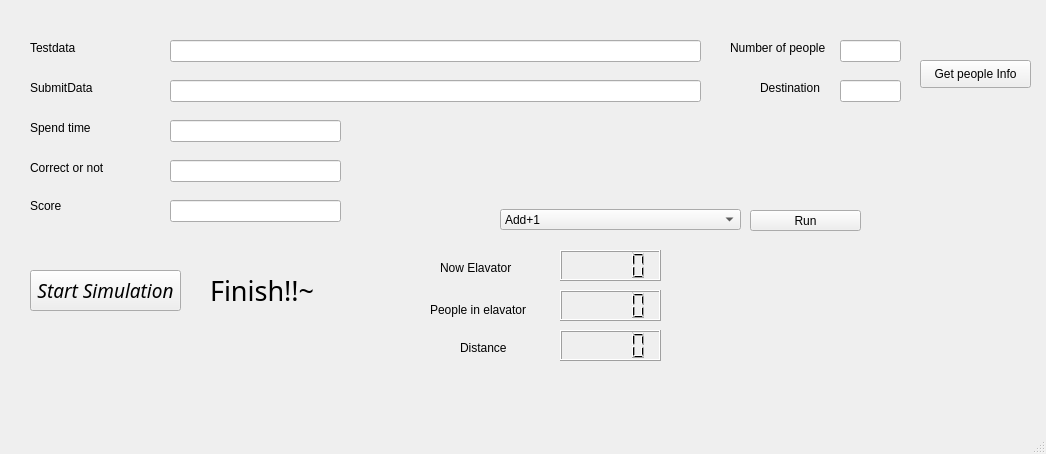
<?xml version="1.0" encoding="UTF-8"?>
<ui version="4.0">
 <class>MainWindow</class>
 <widget class="QMainWindow" name="MainWindow">
  <property name="geometry">
   <rect>
    <x>0</x>
    <y>0</y>
    <width>1046</width>
    <height>454</height>
   </rect>
  </property>
  <property name="windowTitle">
   <string>MainWindow</string>
  </property>
  <widget class="QWidget" name="centralwidget">
   <widget class="QLabel" name="label">
    <property name="geometry">
     <rect>
      <x>30</x>
      <y>40</y>
      <width>58</width>
      <height>15</height>
     </rect>
    </property>
    <property name="text">
     <string>Testdata</string>
    </property>
   </widget>
   <widget class="QLabel" name="label_2">
    <property name="geometry">
     <rect>
      <x>30</x>
      <y>80</y>
      <width>81</width>
      <height>16</height>
     </rect>
    </property>
    <property name="text">
     <string>SubmitData</string>
    </property>
   </widget>
   <widget class="QLabel" name="label_3">
    <property name="geometry">
     <rect>
      <x>30</x>
      <y>120</y>
      <width>91</width>
      <height>16</height>
     </rect>
    </property>
    <property name="text">
     <string>Spend time</string>
    </property>
   </widget>
   <widget class="QLabel" name="label_4">
    <property name="geometry">
     <rect>
      <x>30</x>
      <y>160</y>
      <width>121</width>
      <height>16</height>
     </rect>
    </property>
    <property name="text">
     <string>Correct or not</string>
    </property>
   </widget>
   <widget class="QLineEdit" name="testdata">
    <property name="geometry">
     <rect>
      <x>170</x>
      <y>40</y>
      <width>531</width>
      <height>22</height>
     </rect>
    </property>
   </widget>
   <widget class="QLineEdit" name="submitdata">
    <property name="geometry">
     <rect>
      <x>170</x>
      <y>80</y>
      <width>531</width>
      <height>22</height>
     </rect>
    </property>
   </widget>
   <widget class="QLineEdit" name="spendTime">
    <property name="geometry">
     <rect>
      <x>170</x>
      <y>120</y>
      <width>171</width>
      <height>22</height>
     </rect>
    </property>
   </widget>
   <widget class="QLineEdit" name="check">
    <property name="geometry">
     <rect>
      <x>170</x>
      <y>160</y>
      <width>171</width>
      <height>22</height>
     </rect>
    </property>
   </widget>
   <widget class="QPushButton" name="runButton">
    <property name="geometry">
     <rect>
      <x>750</x>
      <y>210</y>
      <width>111</width>
      <height>21</height>
     </rect>
    </property>
    <property name="text">
     <string>Run</string>
    </property>
   </widget>
   <widget class="QComboBox" name="comboBox">
    <property name="geometry">
     <rect>
      <x>500</x>
      <y>209</y>
      <width>241</width>
      <height>21</height>
     </rect>
    </property>
    <item>
     <property name="text">
      <string>Add+1</string>
     </property>
    </item>
    <item>
     <property name="text">
      <string>Prime</string>
     </property>
    </item>
    <item>
     <property name="text">
      <string>Longest pair</string>
     </property>
    </item>
    <item>
     <property name="text">
      <string>Shy game</string>
     </property>
    </item>
    <item>
     <property name="text">
      <string>Mr Fibonacci</string>
     </property>
    </item>
    <item>
     <property name="text">
      <string>Closest Pair</string>
     </property>
    </item>
    <item>
     <property name="text">
      <string>Minesweeper</string>
     </property>
    </item>
    <item>
     <property name="text">
      <string>Factorial</string>
     </property>
    </item>
    <item>
     <property name="text">
      <string>Sum of hexidecimal</string>
     </property>
    </item>
    <item>
     <property name="text">
      <string>Minimum Periodic string</string>
     </property>
    </item>
   </widget>
   <widget class="QLabel" name="label_5">
    <property name="geometry">
     <rect>
      <x>730</x>
      <y>40</y>
      <width>111</width>
      <height>16</height>
     </rect>
    </property>
    <property name="text">
     <string>Number of people</string>
    </property>
   </widget>
   <widget class="QLabel" name="label_6">
    <property name="geometry">
     <rect>
      <x>760</x>
      <y>80</y>
      <width>71</width>
      <height>16</height>
     </rect>
    </property>
    <property name="text">
     <string>Destination</string>
    </property>
   </widget>
   <widget class="QLineEdit" name="number_of_people">
    <property name="geometry">
     <rect>
      <x>840</x>
      <y>40</y>
      <width>61</width>
      <height>22</height>
     </rect>
    </property>
   </widget>
   <widget class="QLineEdit" name="destination">
    <property name="geometry">
     <rect>
      <x>840</x>
      <y>80</y>
      <width>61</width>
      <height>22</height>
     </rect>
    </property>
   </widget>
   <widget class="QPushButton" name="get_People_Info">
    <property name="geometry">
     <rect>
      <x>920</x>
      <y>60</y>
      <width>111</width>
      <height>28</height>
     </rect>
    </property>
    <property name="text">
     <string>Get people Info</string>
    </property>
   </widget>
   <widget class="QPushButton" name="start_simulate_button">
    <property name="geometry">
     <rect>
      <x>30</x>
      <y>270</y>
      <width>151</width>
      <height>41</height>
     </rect>
    </property>
    <property name="font">
     <font>
      <family>Brush Script MT</family>
      <pointsize>14</pointsize>
      <italic>true</italic>
     </font>
    </property>
    <property name="text">
     <string>Start Simulation</string>
    </property>
   </widget>
   <widget class="QLabel" name="finish_Label">
    <property name="geometry">
     <rect>
      <x>210</x>
      <y>260</y>
      <width>161</width>
      <height>61</height>
     </rect>
    </property>
    <property name="font">
     <font>
      <family>Algerian</family>
      <pointsize>20</pointsize>
     </font>
    </property>
    <property name="text">
     <string>Finish!!~</string>
    </property>
   </widget>
   <widget class="QLabel" name="label_8">
    <property name="geometry">
     <rect>
      <x>30</x>
      <y>200</y>
      <width>47</width>
      <height>12</height>
     </rect>
    </property>
    <property name="text">
     <string>Score</string>
    </property>
   </widget>
   <widget class="QLineEdit" name="score">
    <property name="geometry">
     <rect>
      <x>170</x>
      <y>200</y>
      <width>171</width>
      <height>22</height>
     </rect>
    </property>
   </widget>
   <widget class="QLCDNumber" name="nowElavator">
    <property name="geometry">
     <rect>
      <x>560</x>
      <y>250</y>
      <width>101</width>
      <height>31</height>
     </rect>
    </property>
   </widget>
   <widget class="QLCDNumber" name="people_in_elavator">
    <property name="geometry">
     <rect>
      <x>560</x>
      <y>290</y>
      <width>101</width>
      <height>31</height>
     </rect>
    </property>
   </widget>
   <widget class="QLCDNumber" name="Distance">
    <property name="geometry">
     <rect>
      <x>560</x>
      <y>330</y>
      <width>101</width>
      <height>31</height>
     </rect>
    </property>
   </widget>
   <widget class="QLabel" name="label_7">
    <property name="geometry">
     <rect>
      <x>440</x>
      <y>260</y>
      <width>91</width>
      <height>16</height>
     </rect>
    </property>
    <property name="text">
     <string>Now Elavator</string>
    </property>
   </widget>
   <widget class="QLabel" name="label_9">
    <property name="geometry">
     <rect>
      <x>430</x>
      <y>300</y>
      <width>121</width>
      <height>20</height>
     </rect>
    </property>
    <property name="text">
     <string>People in elavator</string>
    </property>
   </widget>
   <widget class="QLabel" name="label_10">
    <property name="geometry">
     <rect>
      <x>460</x>
      <y>340</y>
      <width>91</width>
      <height>16</height>
     </rect>
    </property>
    <property name="text">
     <string>Distance</string>
    </property>
   </widget>
  </widget>
  <widget class="QMenuBar" name="menubar">
   <property name="geometry">
    <rect>
     <x>0</x>
     <y>0</y>
     <width>1046</width>
     <height>25</height>
    </rect>
   </property>
  </widget>
  <widget class="QStatusBar" name="statusbar"/>
 </widget>
 <resources/>
 <connections/>
</ui>
